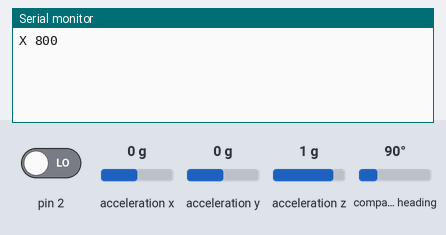
A sketch run on a simulated Arduino Uno, built with avr-gcc and run on an emulated ATmega328P. On the bench: the last lines printed to the serial monitor. Inputs (shaded band) come from the test bench; at power-on: pin 2 LOW, acceleration y 0 g, acceleration z 1 g, acceleration x 0 g, compass heading 90°.

Above: at 2.2 s.
2.3 s: pin 2 driven HIGH
At 3.1 s:
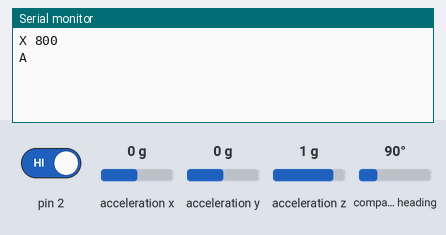
3.8 s: pin 2 driven LOW
At 5.0 s:
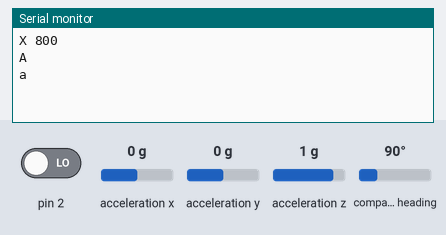
5.3 s: acceleration y set to -1.4 g
At 6.1 s:
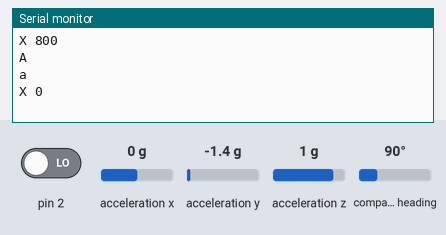
6.8 s: acceleration y set to -0.8 g
At 8.0 s:
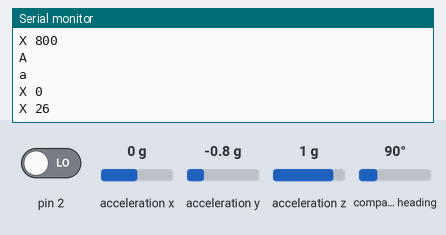
8.3 s: acceleration z set to 1.4 g
At 9.0 s:
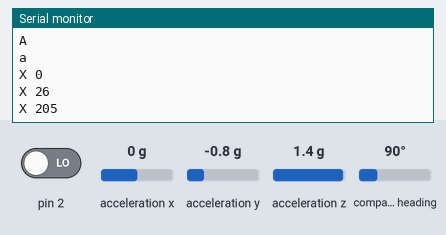
Timing chart, 0 to 10.8 s (numbered marks = the images above; inputs shaded):
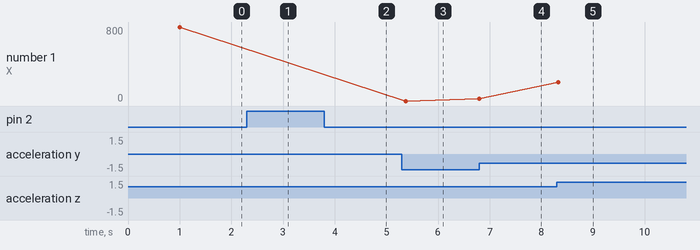

The sketch:

controller.ino
```cpp
#include <Wire.h>
#include <Adafruit_Sensor.h>
#include <Adafruit_BNO055.h>

// BNO055-Objekt anlegen
Adafruit_BNO055 bno = Adafruit_BNO055(55);

void setup() {
    Serial.begin(9600);
    pinMode(2, INPUT);

    if (!bno.begin()) {
        Serial.println("BNO055 nicht gefunden! Bitte Verkabelung prüfen.");
        while (1);
    }

    delay(1000);  // Sensor initialisieren lassen
    bno.setExtCrystalUse(true);
}

int value;
bool pressedA;

void loop() {
    imu::Vector<3> euler = bno.getVector(Adafruit_BNO055::VECTOR_EULER);

    double pitch = -euler.z();
    if (pitch < -40) {
        pitch = -40;
    } else if (pitch > 40) {
        pitch = 40;
    }

    int newValue = (pitch + 40) * 20;
    if (newValue != value) {
        value = newValue;
        Serial.print("X ");
        Serial.println(value);
    }

    if (!pressedA && digitalRead(2)) {
        pressedA = true;
        Serial.println("A");
    }
    if (pressedA && !digitalRead(2)) {
        pressedA = false;
        Serial.println("a");
    }

    delay(100);
}
```

Measured:
- after the input at 2.3 s, the serial monitor: prints a new line at once (image 1)
- after the input at 3.8 s, the serial monitor: prints a new line after 0.05 s (image 2)
- after the input at 5.3 s, the serial monitor: prints a new line after 0.08 s (image 3)
- after the input at 6.8 s, the serial monitor: prints a new line at once (image 4)
- after the input at 8.3 s, the serial monitor: prints a new line at once (image 5)
- plotted number 1: 800 → 0 after the input at 5.3 s, 0 → 26 after the input at 6.8 s, 26 → 205 after the input at 8.3 s
